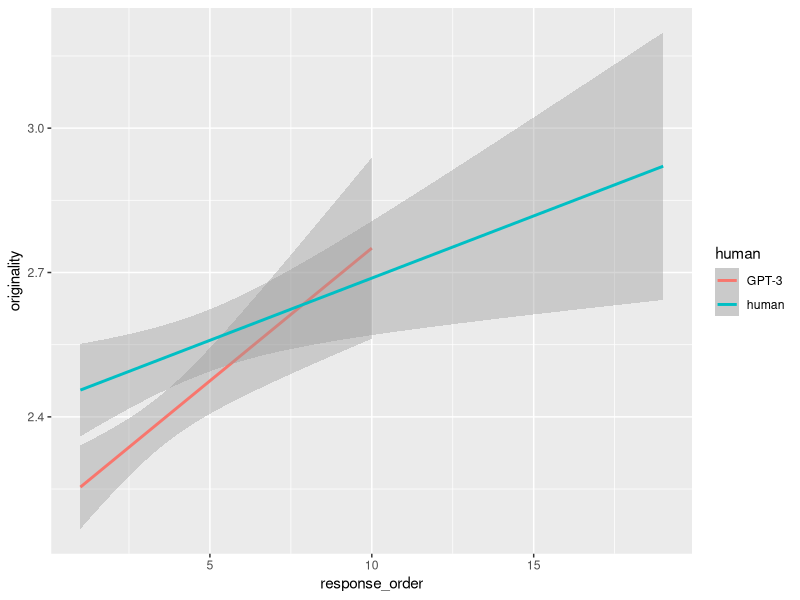
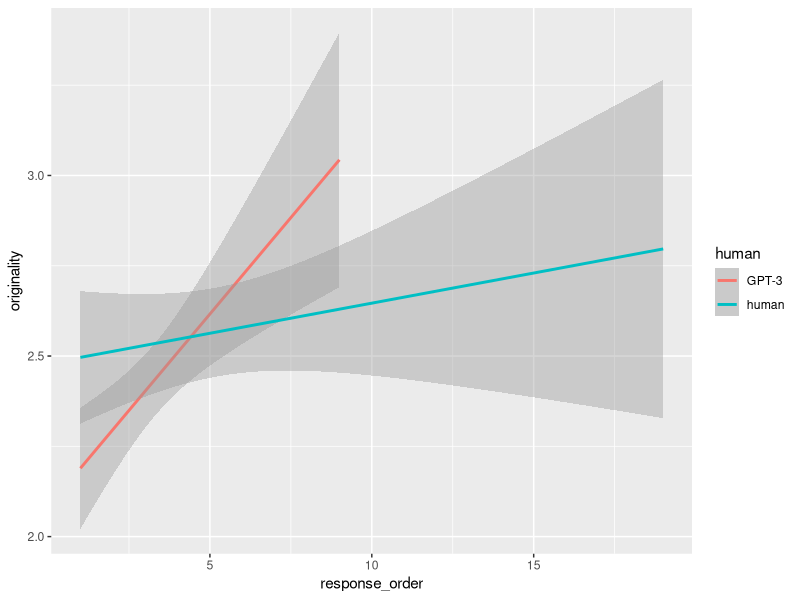
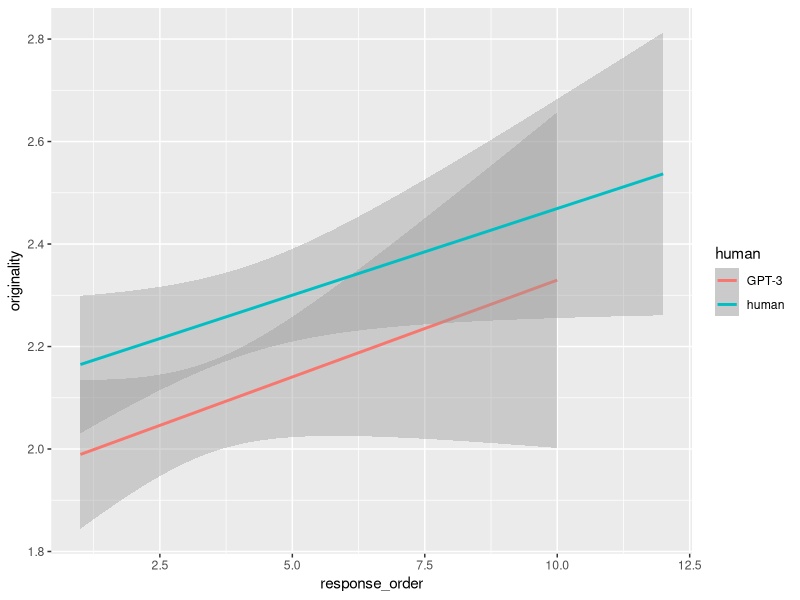
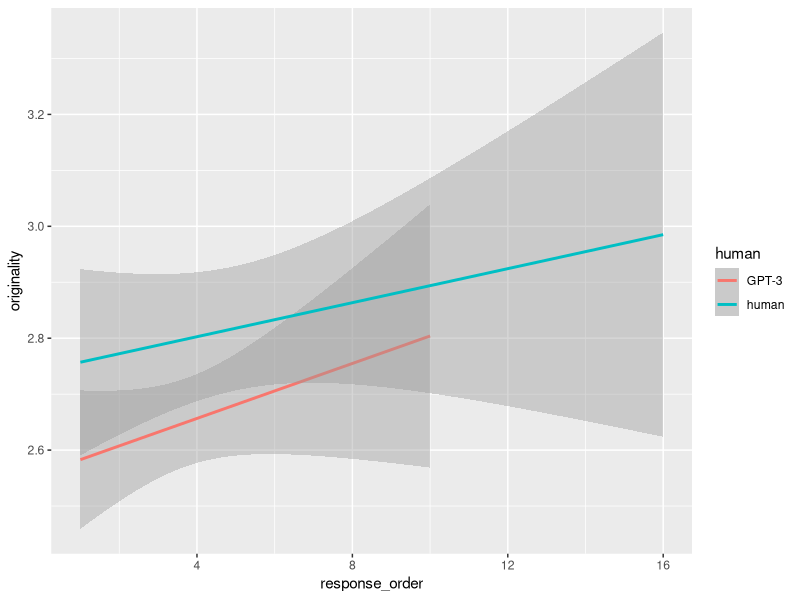

The R source for these figures, in order:
### compare human and gpt-3 performance on serial order effect
library(dplyr)
library(lme4)
library(ggplot2)

aut_dat <- read.csv("data_combined/aut_human_vs_gpt3.csv")

# create response order variable
aut_dat <- aut_dat %>%
  arrange(respondent_id, id) %>%
  group_by(respondent_id, object) %>% 
  mutate(response_order = row_number())

### test serial order effect
## for all objects
# hierarchical model
model_serialorder_allobjs <- lmer(originality ~ 1 + human * response_order + object
                             + (1|respondent_id), data=aut_dat)
summary(model_serialorder_allobjs)
car::S(model_serialorder_allobjs)
car::Anova(model_serialorder_allobjs)
# check with anova
aov_serialorder_allobjs <- aov(originality ~ human * response_order + object 
                               + Error(respondent_id), data = aut_dat)
car::S(aov_serialorder_allobjs)
# plot result
#options(repr.plot.width=12, repr.plot.height=8)
ggplot(aut_dat, aes(x = response_order, y = originality, colour = human)) + 
  geom_smooth(method = "lm", se = TRUE)

## per object
# select book data
book_dat <- aut_dat %>%
  filter(object == "book")
# run hierarchical model
model_serialorder_book <- lmer(originality ~ 1 + human * response_order
                                  + (1|respondent_id), data=book_dat)
summary(model_serialorder_book)
# plot
ggplot(book_dat, aes(x = response_order, y = originality, colour = human)) + 
  geom_smooth(method = "lm", se = TRUE)

# select fork data
fork_dat <- aut_dat %>%
  filter(object == "fork")
# run hierarchical model
model_serialorder_fork <- lmer(originality ~ 1 + human * response_order
                               + (1|respondent_id), data=fork_dat)
summary(model_serialorder_fork)
# plot
ggplot(fork_dat, aes(x = response_order, y = originality, colour = human)) + 
  geom_smooth(method = "lm", se = TRUE)

# select tin can data
tincan_dat <- aut_dat %>%
  filter(object == "tin can")
# run hierarchical model
model_serialorder_tincan <- lmer(originality ~ 1 + human * response_order
                               + (1|respondent_id), data=tincan_dat)
summary(model_serialorder_tincan)
# plot
ggplot(tincan_dat, aes(x = response_order, y = originality, colour = human)) + 
  geom_smooth(method = "lm", se = TRUE)

